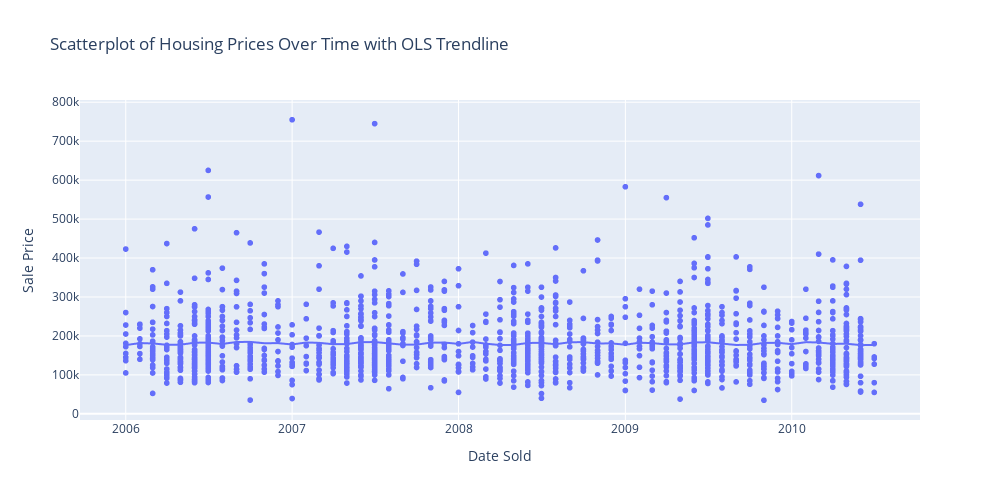

Here is the notebook cell this chart was saved with:
### Code cell
# plotly https://plotly.com/python/linear-fits/#moving-averages
fig = px.scatter(prices_over_time, x='Date Sold', y="Sale Price", trendline="ols", 
    width=1000,
    height=500,
    title="Scatterplot of Housing Prices Over Time with OLS Trendline")
fig.show()

### Figure 1 — Plotly figure (JSON) as saved in the notebook; plotly's stock layout.template omitted (floating-point values rounded to 4 significant figures; data arrays with more than 128 entries replaced by an {"elided": "..."} marker saying what was removed)
{"data": [{"hovertemplate": "Date Sold=%{x}<br>Sale Price=%{y}<extra></extra>", "legendgroup": "", "marker": {"color": "#636efa", "symbol": "circle"}, "mode": "markers", "name": "", "showlegend": false, "type": "scattergl", "x": {"elided": "1460 str values"}, "xaxis": "x", "y": {"elided": "1460 int values"}, "yaxis": "y"}, {"hovertemplate": "<b>OLS trendline</b><br>Sale Price = 1971.68 * Date Sold + 180607<br>R<sup>2</sup>=0.001018<br><br>Date Sold=%{x}<br>Sale Price=%{y} <b>(trend)</b><extra></extra>", "legendgroup": "", "marker": {"color": "#636efa", "symbol": "circle"}, "mode": "lines", "name": "", "showlegend": false, "type": "scattergl", "x": {"elided": "1460 str values"}, "xaxis": "x", "y": {"elided": "1460 float values"}, "yaxis": "y"}], "layout": {"height": 500, "legend": {"tracegroupgap": 0}, "title": {"text": "Scatterplot of Housing Prices Over Time with OLS Trendline"}, "width": 1000, "xaxis": {"anchor": "y", "domain": [0, 1], "title": {"text": "Date Sold"}}, "yaxis": {"anchor": "x", "domain": [0, 1], "title": {"text": "Sale Price"}}}}
